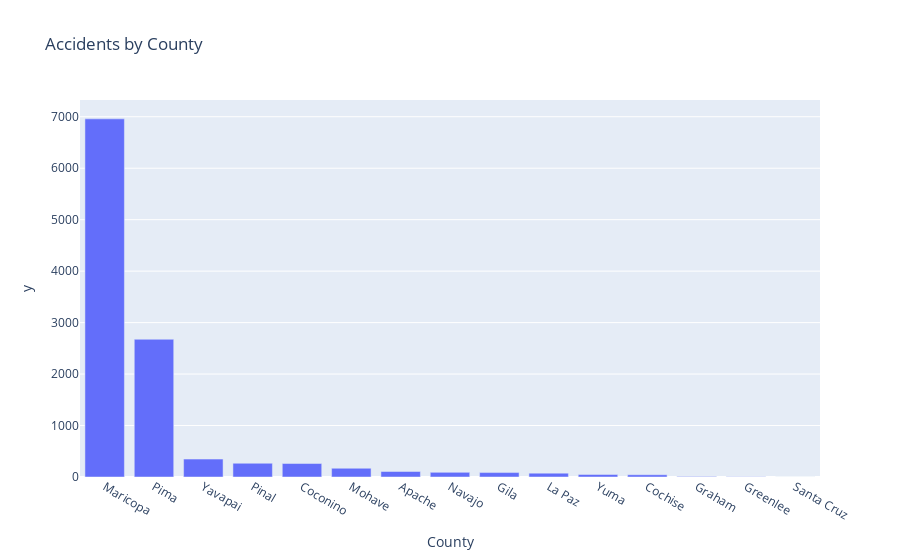

The notebook cell saved with this chart:
### Code cell
# Plot county data 
fig = px.bar(county, x=county.index, y=county.values, title='Accidents by County')
fig.show()

### Figure 1 — Plotly figure (JSON) as saved in the notebook; plotly's stock layout.template omitted (floating-point values rounded to 4 significant figures)
{"data": [{"alignmentgroup": "True", "hovertemplate": "County=%{x}<br>y=%{y}<extra></extra>", "legendgroup": "", "marker": {"color": "#636efa", "pattern": {"shape": ""}}, "name": "", "offsetgroup": "", "orientation": "v", "showlegend": false, "textposition": "auto", "type": "bar", "x": ["Maricopa", "Pima", "Yavapai", "Pinal", "Coconino", "Mohave", "Apache", "Navajo", "Gila", "La Paz", "Yuma", "Cochise", "Graham", "Greenlee", "Santa Cruz"], "xaxis": "x", "y": [6959, 2676, 348, 267, 262, 170, 107, 90, 86, 75, 49, 44, 8, 7, 2], "yaxis": "y"}], "layout": {"barmode": "relative", "legend": {"tracegroupgap": 0}, "title": {"text": "Accidents by County"}, "xaxis": {"anchor": "y", "domain": [0, 1], "title": {"text": "County"}}, "yaxis": {"anchor": "x", "domain": [0, 1], "title": {"text": "y"}}}}
